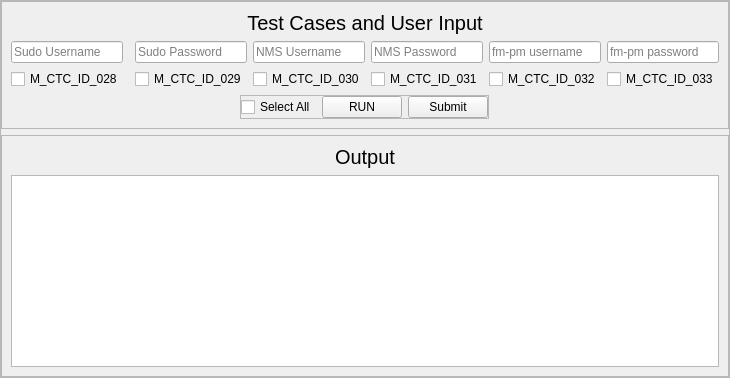
                  <widget class="QWidget" name="Module9">
                   <layout class="QVBoxLayout" name="verticalLayout_32">
                    <property name="leftMargin">
                     <number>0</number>
                    </property>
                    <property name="topMargin">
                     <number>0</number>
                    </property>
                    <property name="rightMargin">
                     <number>0</number>
                    </property>
                    <property name="bottomMargin">
                     <number>0</number>
                    </property>
                    <item>
                     <widget class="QFrame" name="subMod9">
                      <property name="frameShape">
                       <enum>QFrame::StyledPanel</enum>
                      </property>
                      <property name="frameShadow">
                       <enum>QFrame::Raised</enum>
                      </property>
                      <layout class="QVBoxLayout" name="verticalLayout_34">
                       <property name="leftMargin">
                        <number>0</number>
                       </property>
                       <property name="topMargin">
                        <number>0</number>
                       </property>
                       <property name="rightMargin">
                        <number>0</number>
                       </property>
                       <property name="bottomMargin">
                        <number>0</number>
                       </property>
                       <item>
                        <widget class="QFrame" name="InputFrame_9">
                         <property name="frameShape">
                          <enum>QFrame::StyledPanel</enum>
                         </property>
                         <property name="frameShadow">
                          <enum>QFrame::Raised</enum>
                         </property>
                         <layout class="QGridLayout" name="gridLayout_12">
                          <item row="0" column="0" colspan="7">
                           <widget class="QLabel" name="InputLabel_9">
                            <property name="font">
                             <font>
                              <pointsize>15</pointsize>
                             </font>
                            </property>
                            <property name="text">
                             <string>Test Cases and User Input</string>
                            </property>
                            <property name="alignment">
                             <set>Qt::AlignCenter</set>
                            </property>
                           </widget>
                          </item>
                          <item row="1" column="6">
                           <widget class="QLineEdit" name="fmpmpswrd_9">
                            <property name="placeholderText">
                             <string>fm-pm password</string>
                            </property>
                           </widget>
                          </item>
                          <item row="10" column="0" colspan="7" alignment="Qt::AlignHCenter">
                           <widget class="QFrame" name="buttons_9">
                            <property name="frameShape">
                             <enum>QFrame::StyledPanel</enum>
                            </property>
                            <property name="frameShadow">
                             <enum>QFrame::Raised</enum>
                            </property>
                            <layout class="QHBoxLayout" name="horizontalLayout_12">
                             <property name="spacing">
                              <number>6</number>
                             </property>
                             <property name="leftMargin">
                              <number>0</number>
                             </property>
                             <property name="topMargin">
                              <number>0</number>
                             </property>
                             <property name="rightMargin">
                              <number>0</number>
                             </property>
                             <property name="bottomMargin">
                              <number>0</number>
                             </property>
                             <item>
                              <widget class="QCheckBox" name="S_all_9">
                               <property name="text">
                                <string>Select All</string>
                               </property>
                              </widget>
                             </item>
                             <item>
                              <widget class="QPushButton" name="runButton_9">
                               <property name="text">
                                <string>RUN</string>
                               </property>
                               <property name="icon">
                                <iconset resource="resource.qrc">
                                 <normaloff>:/icons/icons/play.svg</normaloff>:/icons/icons/play.svg</iconset>
                               </property>
                              </widget>
                             </item>
                             <item>
                              <widget class="QPushButton" name="submitBtn_9">
                               <property name="text">
                                <string>Submit</string>
                               </property>
                               <property name="icon">
                                <iconset resource="resource.qrc">
                                 <normaloff>:/icons/icons/zap.svg</normaloff>:/icons/icons/zap.svg</iconset>
                               </property>
                              </widget>
                             </item>
                            </layout>
                           </widget>
                          </item>
                          <item row="1" column="5">
                           <widget class="QLineEdit" name="fmpmuser_9">
                            <property name="placeholderText">
                             <string>fm-pm username</string>
                            </property>
                           </widget>
                          </item>
                          <item row="1" column="0">
                           <widget class="QLineEdit" name="sudouser_9">
                            <property name="placeholderText">
                             <string>Sudo Username</string>
                            </property>
                           </widget>
                          </item>
                          <item row="1" column="4">
                           <widget class="QLineEdit" name="nmspswrd_9">
                            <property name="placeholderText">
                             <string>NMS Password</string>
                            </property>
                           </widget>
                          </item>
                          <item row="1" column="3">
                           <widget class="QLineEdit" name="nmsuser_9">
                            <property name="text">
                             <string/>
                            </property>
                            <property name="placeholderText">
                             <string>NMS Username</string>
                            </property>
                           </widget>
                          </item>
                          <item row="1" column="2">
                           <widget class="QLineEdit" name="sudopswrd_9">
                            <property name="placeholderText">
                             <string>Sudo Password</string>
                            </property>
                           </widget>
                          </item>
                          <item row="2" column="0">
                           <widget class="QCheckBox" name="TC_28">
                            <property name="styleSheet">
                             <string notr="true"/>
                            </property>
                            <property name="text">
                             <string>M_CTC_ID_028</string>
                            </property>
                           </widget>
                          </item>
                          <item row="2" column="2">
                           <widget class="QCheckBox" name="TC_29">
                            <property name="text">
                             <string>M_CTC_ID_029</string>
                            </property>
                           </widget>
                          </item>
                          <item row="2" column="3">
                           <widget class="QCheckBox" name="TC_30">
                            <property name="text">
                             <string>M_CTC_ID_030</string>
                            </property>
                           </widget>
                          </item>
                          <item row="2" column="4">
                           <widget class="QCheckBox" name="TC_31">
                            <property name="text">
                             <string>M_CTC_ID_031</string>
                            </property>
                           </widget>
                          </item>
                          <item row="2" column="5">
                           <widget class="QCheckBox" name="TC_32">
                            <property name="text">
                             <string>M_CTC_ID_032</string>
                            </property>
                           </widget>
                          </item>
                          <item row="2" column="6">
                           <widget class="QCheckBox" name="TC_33">
                            <property name="text">
                             <string>M_CTC_ID_033</string>
                            </property>
                           </widget>
                          </item>
                         </layout>
                        </widget>
                       </item>
                       <item>
                        <widget class="QFrame" name="OutputFrame_9">
                         <property name="frameShape">
                          <enum>QFrame::StyledPanel</enum>
                         </property>
                         <property name="frameShadow">
                          <enum>QFrame::Raised</enum>
                         </property>
                         <layout class="QVBoxLayout" name="verticalLayout_33">
                          <item alignment="Qt::AlignTop">
                           <widget class="QLabel" name="outputLabel_9">
                            <property name="font">
                             <font>
                              <pointsize>15</pointsize>
                             </font>
                            </property>
                            <property name="text">
                             <string>Output</string>
                            </property>
                            <property name="alignment">
                             <set>Qt::AlignCenter</set>
                            </property>
                           </widget>
                          </item>
                          <item>
                           <widget class="QTextEdit" name="consoleEdit_9"/>
                          </item>
                         </layout>
                        </widget>
                       </item>
                      </layout>
                     </widget>
                    </item>
                   </layout>
                  </widget>
